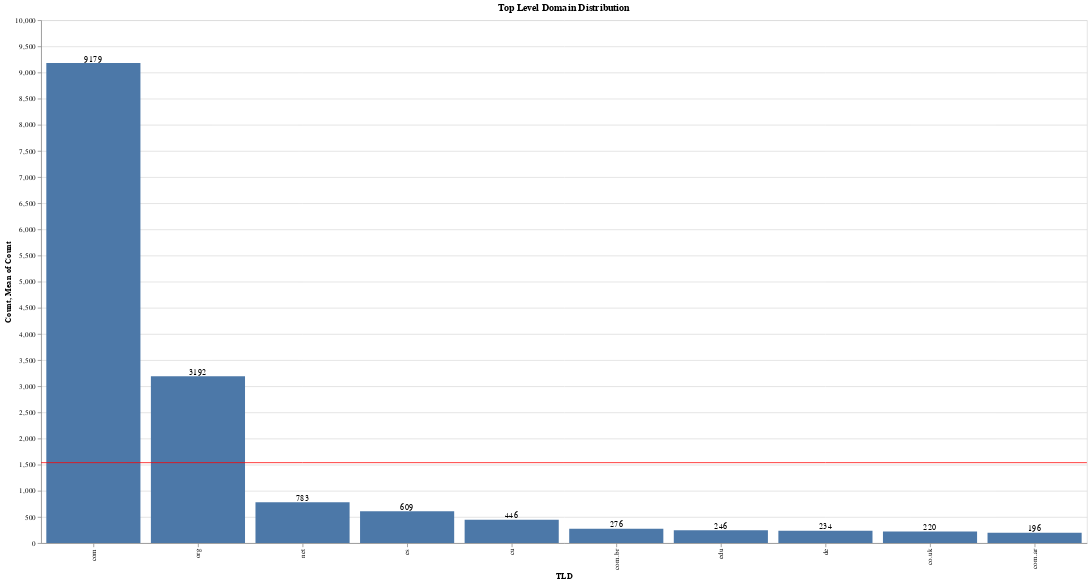

The notebook cell saved with this chart:
### Code cell
tld_count = (
    domains["tld"]
    .value_counts()
    .rename_axis("TLD")
    .reset_index(name="Count")
    .head(10)
)

tld_bar = (
    alt.Chart(tld_count)
    .mark_bar()
    .encode(x=alt.X("TLD:O", sort="-y"), y=alt.Y("Count:Q"))
)

tld_rule = alt.Chart(tld_count).mark_rule(color="red").encode(y="mean(Count):Q")

tld_text = tld_bar.mark_text(align="center", baseline="bottom").encode(text="Count:Q")

(tld_bar + tld_rule + tld_text).properties(
    width=1400, height=700, title="Top Level Domain Distribution"
)

### Figure 1 — Vega-Lite specification as saved in the notebook (floating-point values rounded to 4 significant figures)
{"config": {"view": {"continuousWidth": 400, "continuousHeight": 300}}, "layer": [{"mark": "bar", "encoding": {"x": {"field": "TLD", "sort": "-y", "type": "ordinal"}, "y": {"field": "Count", "type": "quantitative"}}}, {"mark": {"type": "rule", "color": "red"}, "encoding": {"y": {"aggregate": "mean", "field": "Count", "type": "quantitative"}}}, {"mark": {"type": "text", "align": "center", "baseline": "bottom"}, "encoding": {"text": {"field": "Count", "type": "quantitative"}, "x": {"field": "TLD", "sort": "-y", "type": "ordinal"}, "y": {"field": "Count", "type": "quantitative"}}}], "data": {"name": "data-c1d0b0e43e39b602f6d96fd1e684351a"}, "height": 700, "title": "Top Level Domain Distribution", "width": 1400, "$schema": "https://vega.github.io/schema/vega-lite/v4.17.0.json", "datasets": {"data-c1d0b0e43e39b602f6d96fd1e684351a": [{"TLD": "com", "Count": 9179}, {"TLD": "org", "Count": 3192}, {"TLD": "net", "Count": 783}, {"TLD": "es", "Count": 609}, {"TLD": "cu", "Count": 446}, {"TLD": "com.br", "Count": 276}, {"TLD": "edu", "Count": 246}, {"TLD": "de", "Count": 234}, {"TLD": "co.uk", "Count": 220}, {"TLD": "com.ar", "Count": 196}]}}
